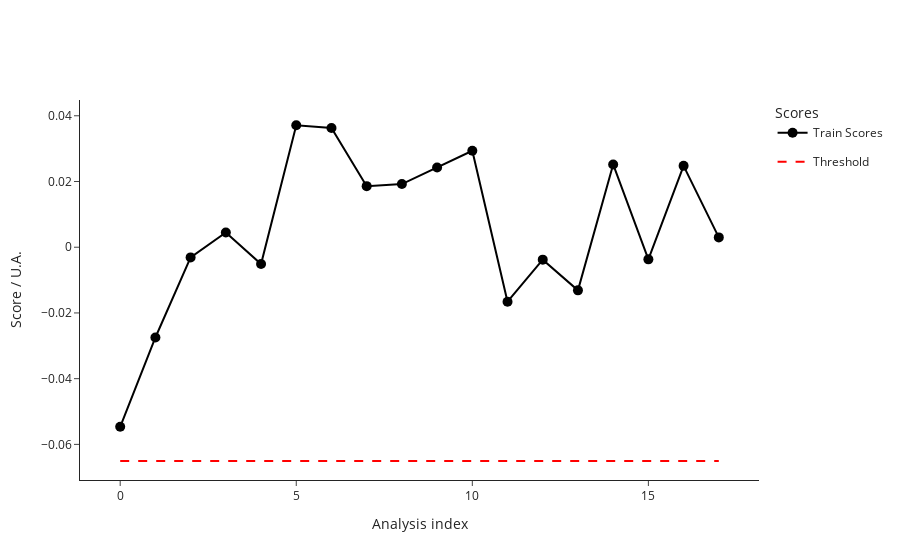

Source (notebook cell):
### Code cell
from src.StreamPort.machine_learning.methods import MachineLearningMethodIsolationForestSklearn

iforest = MachineLearningMethodIsolationForestSklearn()

ml_ana = iforest.run(ml_ana)


ml_ana.train()
fig_train_scores = ml_ana.plot_scores()
fig_train_scores.show()

### Figure 1 — Plotly figure (JSON) as saved in the notebook; plotly's stock layout.template omitted (floating-point values rounded to 4 significant figures)
{"data": [{"hovertemplate": ["<b>index: </b>19<br><b>name: </b>210812_Pac--006<br><b>path: </b>C:/Users/Sandeep/Desktop/ExtractedSignals\\210812_Pac 2021-08-12 10-30-07\\210812_Pac--006.D<br><b>batch: </b>210812_Pac 2021-08-12 10-30-07<br><b>batch_position: </b>6<br><b>idle_time: </b>39.0<br><b>sample: </b>Blank<br><b>method: </b>SAA_411_Pac.M<br><b>timestamp: </b>2021-08-12 10:55:02<br><b>detector: </b>G1315C<br><b>pump: </b>G7110B<br><b>start_time: </b>2021-08-12 10:55:36<br><b>end_time: </b>2021-08-12 10:59:36<br><b>runtime: </b>239.7000000000036", "<b>index: </b>20<br><b>name: </b>210812_Pac--007<br><b>path: </b>C:/Users/Sandeep/Desktop/ExtractedSignals\\210812_Pac 2021-08-12 10-30-07\\210812_Pac--007.D<br><b>batch: </b>210812_Pac 2021-08-12 10-30-07<br><b>batch_position: </b>7<br><b>idle_time: </b>39.0<br><b>sample: </b>0.025 mg/ml<br><b>method: </b>SAA_411_Pac.M<br><b>timestamp: </b>2021-08-12 10:59:41<br><b>detector: </b>G1315C<br><b>pump: </b>G7110B<br><b>start_time: </b>2021-08-12 11:00:15<br><b>end_time: </b>2021-08-12 11:04:15<br><b>runtime: </b>239.7000000000036", "<b>index: </b>21<br><b>name: </b>210812_Pac--008<br><b>path: </b>C:/Users/Sandeep/Desktop/ExtractedSignals\\210812_Pac 2021-08-12 10-30-07\\210812_Pac--008.D<br><b>batch: </b>210812_Pac 2021-08-12 10-30-07<br><b>batch_position: </b>8<br><b>idle_time: </b>39.0<br><b>sample: </b>Blank<br><b>method: </b>SAA_411_Pac.M<br><b>timestamp: </b>2021-08-12 11:04:20<br><b>detector: </b>G1315C<br><b>pump: </b>G7110B<br><b>start_time: </b>2021-08-12 11:04:54<br><b>end_time: </b>2021-08-12 11:08:54<br><b>runtime: </b>239.7000000000036", "<b>index: </b>22<br><b>name: </b>210812_Pac--009<br><b>path: </b>C:/Users/Sandeep/Desktop/ExtractedSignals\\210812_Pac 2021-08-12 10-30-07\\210812_Pac--009.D<br><b>batch: </b>210812_Pac 2021-08-12 10-30-07<br><b>batch_position: </b>9<br><b>idle_time: </b>38.0<br><b>sample: </b>210806/036 :10<br><b>method: </b>SAA_411_Pac.M<br><b>timestamp: </b>2021-08-12 11:08:59<br><b>detector: </b>G1315C<br><b>pump: </b>G7110B<br><b>start_time: </b>2021-08-12 11:09:32<br><b>end_time: </b>2021-08-12 11:13:32<br><b>runtime: </b>239.7000000000036", "<b>index: </b>23<br><b>name: </b>210812_Pac--010<br><b>path: </b>C:/Users/Sandeep/Desktop/ExtractedSignals\\210812_Pac 2021-08-12 10-30-07\\210812_Pac--010.D<br><b>batch: </b>210812_Pac 2021-08-12 10-30-07<br><b>batch_position: </b>10<br><b>idle_time: </b>39.0<br><b>sample: </b>210806/036 :10<br><b>method: </b>SAA_411_Pac.M<br><b>timestamp: </b>2021-08-12 11:13:37<br><b>detector: </b>G7110B<br><b>pump: </b>G7110B<br><b>start_time: </b>2021-08-12 11:14:11<br><b>end_time: </b>2021-08-12 11:18:11<br><b>runtime: </b>239.7000000000036", "<b>index: </b>24<br><b>name: </b>210812_Pac--011<br><b>path: </b>C:/Users/Sandeep/Desktop/ExtractedSignals\\210812_Pac 2021-08-12 10-30-07\\210812_Pac--011.D<br><b>batch: </b>210812_Pac 2021-08-12 10-30-07<br><b>batch_position: </b>11<br><b>idle_time: </b>39.0<br><b>sample: </b>210806/036 :10<br><b>method: </b>SAA_411_Pac.M<br><b>timestamp: </b>2021-08-12 11:18:16<br><b>detector: </b>G7110B<br><b>pump: </b>G7110B<br><b>start_time: </b>2021-08-12 11:18:50<br><b>end_time: </b>2021-08-12 11:22:50<br><b>runtime: </b>239.7000000000036", "<b>index: </b>25<br><b>name: </b>210812_Pac--012<br><b>path: </b>C:/Users/Sandeep/Desktop/ExtractedSignals\\210812_Pac 2021-08-12 10-30-07\\210812_Pac--012.D<br><b>batch: </b>210812_Pac 2021-08-12 10-30-07<br><b>batch_position: </b>12<br><b>idle_time: </b>39.0<br><b>sample: </b>Blank<br><b>method: </b>SAA_411_Pac.M<br><b>timestamp: </b>2021-08-12 11:22:55<br><b>detector: </b>G1315C<br><b>pump: </b>G7110B<br><b>start_time: </b>2021-08-12 11:23:29<br><b>end_time: </b>2021-08-12 11:27:29<br><b>runtime: </b>239.7000000000036", "<b>index: </b>26<br><b>name: </b>210812_Pac--013<br><b>path: </b>C:/Users/Sandeep/Desktop/ExtractedSignals\\210812_Pac 2021-08-12 10-30-07\\210812_Pac--013.D<br><b>batch: </b>210812_Pac 2021-08-12 10-30-07<br><b>batch_position: </b>13<br><b>idle_time: </b>39.0<br><b>sample: </b>0.025 mg/ml<br><b>method: </b>SAA_411_Pac.M<br><b>timestamp: </b>2021-08-12 11:27:34<br><b>detector: </b>G1315C<br><b>pump: </b>G7110B<br><b>start_time: </b>2021-08-12 11:28:08<br><b>end_time: </b>2021-08-12 11:32:08<br><b>runtime: </b>239.7000000000036", "<b>index: </b>27<br><b>name: </b>210812_Pac--014<br><b>path: </b>C:/Users/Sandeep/Desktop/ExtractedSignals\\210812_Pac 2021-08-12 10-30-07\\210812_Pac--014.D<br><b>batch: </b>210812_Pac 2021-08-12 10-30-07<br><b>batch_position: </b>14<br><b>idle_time: </b>38.0<br><b>sample: </b>Blank<br><b>method: </b>SAA_411_Pac.M<br><b>timestamp: </b>2021-08-12 11:32:13<br><b>detector: </b>G7110B<br><b>pump: </b>G7110B<br><b>start_time: </b>2021-08-12 11:32:46<br><b>end_time: </b>2021-08-12 11:36:47<br><b>runtime: </b>239.7000000000036", "<b>index: </b>52<br><b>name: </b>210813_Pac--006<br><b>path: </b>C:/Users/Sandeep/Desktop/ExtractedSignals\\210813_Pac 2021-08-13 10-37-27\\210813_Pac--006.D<br><b>batch: </b>210813_Pac 2021-08-13 10-37-27<br><b>batch_position: </b>6<br><b>idle_time: </b>38.0<br><b>sample: </b>Blank<br><b>method: </b>SAA_411_Pac.M<br><b>timestamp: </b>2021-08-13 11:02:31<br><b>detector: </b>G1315C<br><b>pump: </b>G7110B<br><b>start_time: </b>2021-08-13 11:03:05<br><b>end_time: </b>2021-08-13 11:07:06<br><b>runtime: </b>239.7000000000036", "<b>index: </b>53<br><b>name: </b>210813_Pac--007<br><b>path: </b>C:/Users/Sandeep/Desktop/ExtractedSignals\\210813_Pac 2021-08-13 10-37-27\\210813_Pac--007.D<br><b>batch: </b>210813_Pac 2021-08-13 10-37-27<br><b>batch_position: </b>7<br><b>idle_time: </b>38.0<br><b>sample: </b>0.025 mg/ml<br><b>method: </b>SAA_411_Pac.M<br><b>timestamp: </b>2021-08-13 11:07:10<br><b>detector: </b>G1315C<br><b>pump: </b>G7116B<br><b>start_time: </b>2021-08-13 11:07:44<br><b>end_time: </b>2021-08-13 11:11:45<br><b>runtime: </b>239.7000000000036", "<b>index: </b>54<br><b>name: </b>210813_Pac--008<br><b>path: </b>C:/Users/Sandeep/Desktop/ExtractedSignals\\210813_Pac 2021-08-13 10-37-27\\210813_Pac--008.D<br><b>batch: </b>210813_Pac 2021-08-13 10-37-27<br><b>batch_position: </b>8<br><b>idle_time: </b>38.0<br><b>sample: </b>Blank<br><b>method: </b>SAA_411_Pac.M<br><b>timestamp: </b>2021-08-13 11:11:49<br><b>detector: </b>G1315C<br><b>pump: </b>G7110B<br><b>start_time: </b>2021-08-13 11:12:23<br><b>end_time: </b>2021-08-13 11:16:23<br><b>runtime: </b>239.7000000000036", "<b>index: </b>55<br><b>name: </b>210813_Pac--009<br><b>path: </b>C:/Users/Sandeep/Desktop/ExtractedSignals\\210813_Pac 2021-08-13 10-37-27\\210813_Pac--009.D<br><b>batch: </b>210813_Pac 2021-08-13 10-37-27<br><b>batch_position: </b>9<br><b>idle_time: </b>39.0<br><b>sample: </b>210812/004 :20<br><b>method: </b>SAA_411_Pac.M<br><b>timestamp: </b>2021-08-13 11:16:28<br><b>detector: </b>G1315C<br><b>pump: </b>G7110B<br><b>start_time: </b>2021-08-13 11:17:02<br><b>end_time: </b>2021-08-13 11:21:03<br><b>runtime: </b>239.7000000000036", "<b>index: </b>56<br><b>name: </b>210813_Pac--010<br><b>path: </b>C:/Users/Sandeep/Desktop/ExtractedSignals\\210813_Pac 2021-08-13 10-37-27\\210813_Pac--010.D<br><b>batch: </b>210813_Pac 2021-08-13 10-37-27<br><b>batch_position: </b>10<br><b>idle_time: </b>38.0<br><b>sample: </b>210812/004 :20<br><b>method: </b>SAA_411_Pac.M<br><b>timestamp: </b>2021-08-13 11:21:08<br><b>detector: </b>G1315C<br><b>pump: </b>G7110B<br><b>start_time: </b>2021-08-13 11:21:41<br><b>end_time: </b>2021-08-13 11:25:42<br><b>runtime: </b>239.7000000000036", "<b>index: </b>57<br><b>name: </b>210813_Pac--011<br><b>path: </b>C:/Users/Sandeep/Desktop/ExtractedSignals\\210813_Pac 2021-08-13 10-37-27\\210813_Pac--011.D<br><b>batch: </b>210813_Pac 2021-08-13 10-37-27<br><b>batch_position: </b>11<br><b>idle_time: </b>39.0<br><b>sample: </b>210812/004 :20<br><b>method: </b>SAA_411_Pac.M<br><b>timestamp: </b>2021-08-13 11:25:46<br><b>detector: </b>G1315C<br><b>pump: </b>G7110B<br><b>start_time: </b>2021-08-13 11:26:21<br><b>end_time: </b>2021-08-13 11:30:21<br><b>runtime: </b>239.7000000000036", "<b>index: </b>58<br><b>name: </b>210813_Pac--012<br><b>path: </b>C:/Users/Sandeep/Desktop/ExtractedSignals\\210813_Pac 2021-08-13 10-37-27\\210813_Pac--012.D<br><b>batch: </b>210813_Pac 2021-08-13 10-37-27<br><b>batch_position: </b>12<br><b>idle_time: </b>38.0<br><b>sample: </b>Blank<br><b>method: </b>SAA_411_Pac.M<br><b>timestamp: </b>2021-08-13 11:30:26<br><b>detector: </b>G1315C<br><b>pump: </b>G7110B<br><b>start_time: </b>2021-08-13 11:30:59<br><b>end_time: </b>2021-08-13 11:34:59<br><b>runtime: </b>239.7000000000036", "<b>index: </b>59<br><b>name: </b>210813_Pac--013<br><b>path: </b>C:/Users/Sandeep/Desktop/ExtractedSignals\\210813_Pac 2021-08-13 10-37-27\\210813_Pac--013.D<br><b>batch: </b>210813_Pac 2021-08-13 10-37-27<br><b>batch_position: </b>13<br><b>idle_time: </b>39.0<br><b>sample: </b>0.025 mg/ml<br><b>method: </b>SAA_411_Pac.M<br><b>timestamp: </b>2021-08-13 11:35:04<br><b>detector: </b>G1315C<br><b>pump: </b>G7110B<br><b>start_time: </b>2021-08-13 11:35:38<br><b>end_time: </b>2021-08-13 11:39:38<br><b>runtime: </b>239.7000000000036", "<b>index: </b>60<br><b>name: </b>210813_Pac--014<br><b>path: </b>C:/Users/Sandeep/Desktop/ExtractedSignals\\210813_Pac 2021-08-13 10-37-27\\210813_Pac--014.D<br><b>batch: </b>210813_Pac 2021-08-13 10-37-27<br><b>batch_position: </b>14<br><b>idle_time: </b>38.0<br><b>sample: </b>Blank<br><b>method: </b>SAA_411_Pac.M<br><b>timestamp: </b>2021-08-13 11:39:43<br><b>detector: </b>G1315C<br><b>pump: </b>G7110B<br><b>start_time: </b>2021-08-13 11:40:16<br><b>end_time: </b>2021-08-13 11:44:17<br><b>runtime: </b>239.7000000000036"], "legendgroup": "Train", "line": {"color": "black"}, "marker": {"color": "black", "size": 10}, "mode": "lines+markers", "name": "Train Scores", "text": ["<b>index: </b>19<br><b>name: </b>210812_Pac--006<br><b>path: </b>C:/Users/Sandeep/Desktop/ExtractedSignals\\210812_Pac 2021-08-12 10-30-07\\210812_Pac--006.D<br><b>batch: </b>210812_Pac 2021-08-12 10-30-07<br><b>batch_position: </b>6<br><b>idle_time: </b>39.0<br><b>sample: </b>Blank<br><b>method: </b>SAA_411_Pac.M<br><b>timestamp: </b>2021-08-12 10:55:02<br><b>detector: </b>G1315C<br><b>pump: </b>G7110B<br><b>start_time: </b>2021-08-12 10:55:36<br><b>end_time: </b>2021-08-12 10:59:36<br><b>runtime: </b>239.7000000000036", "<b>index: </b>20<br><b>name: </b>210812_Pac--007<br><b>path: </b>C:/Users/Sandeep/Desktop/ExtractedSignals\\210812_Pac 2021-08-12 10-30-07\\210812_Pac--007.D<br><b>batch: </b>210812_Pac 2021-08-12 10-30-07<br><b>batch_position: </b>7<br><b>idle_time: </b>39.0<br><b>sample: </b>0.025 mg/ml<br><b>method: </b>SAA_411_Pac.M<br><b>timestamp: </b>2021-08-12 10:59:41<br><b>detector: </b>G1315C<br><b>pump: </b>G7110B<br><b>start_time: </b>2021-08-12 11:00:15<br><b>end_time: </b>2021-08-12 11:04:15<br><b>runtime: </b>239.7000000000036", "<b>index: </b>21<br><b>name: </b>210812_Pac--008<br><b>path: </b>C:/Users/Sandeep/Desktop/ExtractedSignals\\210812_Pac 2021-08-12 10-30-07\\210812_Pac--008.D<br><b>batch: </b>210812_Pac 2021-08-12 10-30-07<br><b>batch_position: </b>8<br><b>idle_time: </b>39.0<br><b>sample: </b>Blank<br><b>method: </b>SAA_411_Pac.M<br><b>timestamp: </b>2021-08-12 11:04:20<br><b>detector: </b>G1315C<br><b>pump: </b>G7110B<br><b>start_time: </b>2021-08-12 11:04:54<br><b>end_time: </b>2021-08-12 11:08:54<br><b>runtime: </b>239.7000000000036", "<b>index: </b>22<br><b>name: </b>210812_Pac--009<br><b>path: </b>C:/Users/Sandeep/Desktop/ExtractedSignals\\210812_Pac 2021-08-12 10-30-07\\210812_Pac--009.D<br><b>batch: </b>210812_Pac 2021-08-12 10-30-07<br><b>batch_position: </b>9<br><b>idle_time: </b>38.0<br><b>sample: </b>210806/036 :10<br><b>method: </b>SAA_411_Pac.M<br><b>timestamp: </b>2021-08-12 11:08:59<br><b>detector: </b>G1315C<br><b>pump: </b>G7110B<br><b>start_time: </b>2021-08-12 11:09:32<br><b>end_time: </b>2021-08-12 11:13:32<br><b>runtime: </b>239.7000000000036", "<b>index: </b>23<br><b>name: </b>210812_Pac--010<br><b>path: </b>C:/Users/Sandeep/Desktop/ExtractedSignals\\210812_Pac 2021-08-12 10-30-07\\210812_Pac--010.D<br><b>batch: </b>210812_Pac 2021-08-12 10-30-07<br><b>batch_position: </b>10<br><b>idle_time: </b>39.0<br><b>sample: </b>210806/036 :10<br><b>method: </b>SAA_411_Pac.M<br><b>timestamp: </b>2021-08-12 11:13:37<br><b>detector: </b>G7110B<br><b>pump: </b>G7110B<br><b>start_time: </b>2021-08-12 11:14:11<br><b>end_time: </b>2021-08-12 11:18:11<br><b>runtime: </b>239.7000000000036", "<b>index: </b>24<br><b>name: </b>210812_Pac--011<br><b>path: </b>C:/Users/Sandeep/Desktop/ExtractedSignals\\210812_Pac 2021-08-12 10-30-07\\210812_Pac--011.D<br><b>batch: </b>210812_Pac 2021-08-12 10-30-07<br><b>batch_position: </b>11<br><b>idle_time: </b>39.0<br><b>sample: </b>210806/036 :10<br><b>method: </b>SAA_411_Pac.M<br><b>timestamp: </b>2021-08-12 11:18:16<br><b>detector: </b>G7110B<br><b>pump: </b>G7110B<br><b>start_time: </b>2021-08-12 11:18:50<br><b>end_time: </b>2021-08-12 11:22:50<br><b>runtime: </b>239.7000000000036", "<b>index: </b>25<br><b>name: </b>210812_Pac--012<br><b>path: </b>C:/Users/Sandeep/Desktop/ExtractedSignals\\210812_Pac 2021-08-12 10-30-07\\210812_Pac--012.D<br><b>batch: </b>210812_Pac 2021-08-12 10-30-07<br><b>batch_position: </b>12<br><b>idle_time: </b>39.0<br><b>sample: </b>Blank<br><b>method: </b>SAA_411_Pac.M<br><b>timestamp: </b>2021-08-12 11:22:55<br><b>detector: </b>G1315C<br><b>pump: </b>G7110B<br><b>start_time: </b>2021-08-12 11:23:29<br><b>end_time: </b>2021-08-12 11:27:29<br><b>runtime: </b>239.7000000000036", "<b>index: </b>26<br><b>name: </b>210812_Pac--013<br><b>path: </b>C:/Users/Sandeep/Desktop/ExtractedSignals\\210812_Pac 2021-08-12 10-30-07\\210812_Pac--013.D<br><b>batch: </b>210812_Pac 2021-08-12 10-30-07<br><b>batch_position: </b>13<br><b>idle_time: </b>39.0<br><b>sample: </b>0.025 mg/ml<br><b>method: </b>SAA_411_Pac.M<br><b>timestamp: </b>2021-08-12 11:27:34<br><b>detector: </b>G1315C<br><b>pump: </b>G7110B<br><b>start_time: </b>2021-08-12 11:28:08<br><b>end_time: </b>2021-08-12 11:32:08<br><b>runtime: </b>239.7000000000036", "<b>index: </b>27<br><b>name: </b>210812_Pac--014<br><b>path: </b>C:/Users/Sandeep/Desktop/ExtractedSignals\\210812_Pac 2021-08-12 10-30-07\\210812_Pac--014.D<br><b>batch: </b>210812_Pac 2021-08-12 10-30-07<br><b>batch_position: </b>14<br><b>idle_time: </b>38.0<br><b>sample: </b>Blank<br><b>method: </b>SAA_411_Pac.M<br><b>timestamp: </b>2021-08-12 11:32:13<br><b>detector: </b>G7110B<br><b>pump: </b>G7110B<br><b>start_time: </b>2021-08-12 11:32:46<br><b>end_time: </b>2021-08-12 11:36:47<br><b>runtime: </b>239.7000000000036", "<b>index: </b>52<br><b>name: </b>210813_Pac--006<br><b>path: </b>C:/Users/Sandeep/Desktop/ExtractedSignals\\210813_Pac 2021-08-13 10-37-27\\210813_Pac--006.D<br><b>batch: </b>210813_Pac 2021-08-13 10-37-27<br><b>batch_position: </b>6<br><b>idle_time: </b>38.0<br><b>sample: </b>Blank<br><b>method: </b>SAA_411_Pac.M<br><b>timestamp: </b>2021-08-13 11:02:31<br><b>detector: </b>G1315C<br><b>pump: </b>G7110B<br><b>start_time: </b>2021-08-13 11:03:05<br><b>end_time: </b>2021-08-13 11:07:06<br><b>runtime: </b>239.7000000000036", "<b>index: </b>53<br><b>name: </b>210813_Pac--007<br><b>path: </b>C:/Users/Sandeep/Desktop/ExtractedSignals\\210813_Pac 2021-08-13 10-37-27\\210813_Pac--007.D<br><b>batch: </b>210813_Pac 2021-08-13 10-37-27<br><b>batch_position: </b>7<br><b>idle_time: </b>38.0<br><b>sample: </b>0.025 mg/ml<br><b>method: </b>SAA_411_Pac.M<br><b>timestamp: </b>2021-08-13 11:07:10<br><b>detector: </b>G1315C<br><b>pump: </b>G7116B<br><b>start_time: </b>2021-08-13 11:07:44<br><b>end_time: </b>2021-08-13 11:11:45<br><b>runtime: </b>239.7000000000036", "<b>index: </b>54<br><b>name: </b>210813_Pac--008<br><b>path: </b>C:/Users/Sandeep/Desktop/ExtractedSignals\\210813_Pac 2021-08-13 10-37-27\\210813_Pac--008.D<br><b>batch: </b>210813_Pac 2021-08-13 10-37-27<br><b>batch_position: </b>8<br><b>idle_time: </b>38.0<br><b>sample: </b>Blank<br><b>method: </b>SAA_411_Pac.M<br><b>timestamp: </b>2021-08-13 11:11:49<br><b>detector: </b>G1315C<br><b>pump: </b>G7110B<br><b>start_time: </b>2021-08-13 11:12:23<br><b>end_time: </b>2021-08-13 11:16:23<br><b>runtime: </b>239.7000000000036", "<b>index: </b>55<br><b>name: </b>210813_Pac--009<br><b>path: </b>C:/Users/Sandeep/Desktop/ExtractedSignals\\210813_Pac 2021-08-13 10-37-27\\210813_Pac--009.D<br><b>batch: </b>210813_Pac 2021-08-13 10-37-27<br><b>batch_position: </b>9<br><b>idle_time: </b>39.0<br><b>sample: </b>210812/004 :20<br><b>method: </b>SAA_411_Pac.M<br><b>timestamp: </b>2021-08-13 11:16:28<br><b>detector: </b>G1315C<br><b>pump: </b>G7110B<br><b>start_time: </b>2021-08-13 11:17:02<br><b>end_time: </b>2021-08-13 11:21:03<br><b>runtime: </b>239.7000000000036", "<b>index: </b>56<br><b>name: </b>210813_Pac--010<br><b>path: </b>C:/Users/Sandeep/Desktop/ExtractedSignals\\210813_Pac 2021-08-13 10-37-27\\210813_Pac--010.D<br><b>batch: </b>210813_Pac 2021-08-13 10-37-27<br><b>batch_position: </b>10<br><b>idle_time: </b>38.0<br><b>sample: </b>210812/004 :20<br><b>method: </b>SAA_411_Pac.M<br><b>timestamp: </b>2021-08-13 11:21:08<br><b>detector: </b>G1315C<br><b>pump: </b>G7110B<br><b>start_time: </b>2021-08-13 11:21:41<br><b>end_time: </b>2021-08-13 11:25:42<br><b>runtime: </b>239.7000000000036", "<b>index: </b>57<br><b>name: </b>210813_Pac--011<br><b>path: </b>C:/Users/Sandeep/Desktop/ExtractedSignals\\210813_Pac 2021-08-13 10-37-27\\210813_Pac--011.D<br><b>batch: </b>210813_Pac 2021-08-13 10-37-27<br><b>batch_position: </b>11<br><b>idle_time: </b>39.0<br><b>sample: </b>210812/004 :20<br><b>method: </b>SAA_411_Pac.M<br><b>timestamp: </b>2021-08-13 11:25:46<br><b>detector: </b>G1315C<br><b>pump: </b>G7110B<br><b>start_time: </b>2021-08-13 11:26:21<br><b>end_time: </b>2021-08-13 11:30:21<br><b>runtime: </b>239.7000000000036", "<b>index: </b>58<br><b>name: </b>210813_Pac--012<br><b>path: </b>C:/Users/Sandeep/Desktop/ExtractedSignals\\210813_Pac 2021-08-13 10-37-27\\210813_Pac--012.D<br><b>batch: </b>210813_Pac 2021-08-13 10-37-27<br><b>batch_position: </b>12<br><b>idle_time: </b>38.0<br><b>sample: </b>Blank<br><b>method: </b>SAA_411_Pac.M<br><b>timestamp: </b>2021-08-13 11:30:26<br><b>detector: </b>G1315C<br><b>pump: </b>G7110B<br><b>start_time: </b>2021-08-13 11:30:59<br><b>end_time: </b>2021-08-13 11:34:59<br><b>runtime: </b>239.7000000000036", "<b>index: </b>59<br><b>name: </b>210813_Pac--013<br><b>path: </b>C:/Users/Sandeep/Desktop/ExtractedSignals\\210813_Pac 2021-08-13 10-37-27\\210813_Pac--013.D<br><b>batch: </b>210813_Pac 2021-08-13 10-37-27<br><b>batch_position: </b>13<br><b>idle_time: </b>39.0<br><b>sample: </b>0.025 mg/ml<br><b>method: </b>SAA_411_Pac.M<br><b>timestamp: </b>2021-08-13 11:35:04<br><b>detector: </b>G1315C<br><b>pump: </b>G7110B<br><b>start_time: </b>2021-08-13 11:35:38<br><b>end_time: </b>2021-08-13 11:39:38<br><b>runtime: </b>239.7000000000036", "<b>index: </b>60<br><b>name: </b>210813_Pac--014<br><b>path: </b>C:/Users/Sandeep/Desktop/ExtractedSignals\\210813_Pac 2021-08-13 10-37-27\\210813_Pac--014.D<br><b>batch: </b>210813_Pac 2021-08-13 10-37-27<br><b>batch_position: </b>14<br><b>idle_time: </b>38.0<br><b>sample: </b>Blank<br><b>method: </b>SAA_411_Pac.M<br><b>timestamp: </b>2021-08-13 11:39:43<br><b>detector: </b>G1315C<br><b>pump: </b>G7110B<br><b>start_time: </b>2021-08-13 11:40:16<br><b>end_time: </b>2021-08-13 11:44:17<br><b>runtime: </b>239.7000000000036"], "type": "scatter", "x": [0, 1, 2, 3, 4, 5, 6, 7, 8, 9, 10, 11, 12, 13, 14, 15, 16, 17], "y": [-0.05465, -0.02747, -0.0031, 0.004495, -0.005126, 0.03712, 0.03629, 0.01858, 0.01922, 0.02424, 0.02934, -0.01658, -0.003782, -0.01313, 0.02519, -0.00369, 0.02476, 0.002992]}, {"legendgroup": "Threshold", "line": {"color": "red", "dash": "dash"}, "mode": "lines", "name": "Threshold", "type": "scatter", "x": [0, 17], "y": [-0.06506, -0.06506]}], "layout": {"legend": {"title": {"text": "Scores"}}, "xaxis": {"title": {"text": "Analysis index"}}, "yaxis": {"title": {"text": "Score / U.A."}}}}
